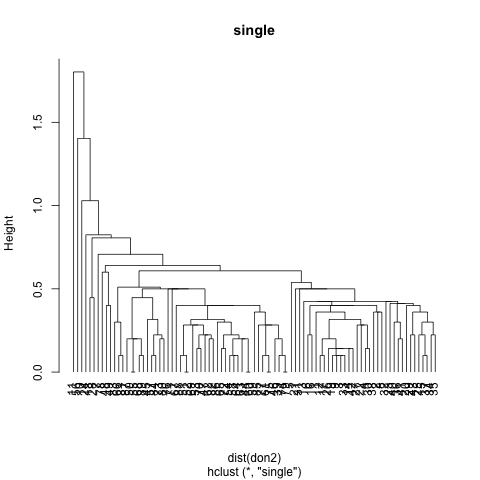

Reproduce this figure in R.
donguri2 <- read.csv("donguri3.csv")

don2 <- donguri2[,2:3]
#最近隣法
don2.hc1 <- hclust(dist(don2), "single")
(don2.cl1 <- cutree(don2.hc1, k=3))
don2.lab <- c(rep(1,43),rep(2,46),rep(3,42))
table(don2.lab, don2.cl1)
png("clusterSingle.png")
plot(don2.hc1, hang=-1, main="single")
dev.off()
don2.cop1 <- cophenetic(don2.hc1)
cor(don2.cop1, dist(don2))  #コーフェン相関係数：0.39
don2.ta1 <- table(don2.lab, don2.cl1)
sum(diag(don2.ta1))/100     #正解率42%

#最遠隣法
don2.hc2 <- hclust(dist(don2), "complete")
(don2.cl2 <- cutree(don2.hc2, k=3))
table(don2.lab, don2.cl2)
png("clusterComplete.png")
plot(don2.hc2, hang=-1, main="complete")
dev.off()
don2.cop2 <- cophenetic(don2.hc2)
cor(don2.cop2, dist(don2))   #コーフェン相関係数：0.70
don2.ta2 <- table(don2.lab, don2.cl2)
sum(diag(don2.ta2))/100     #正解率80%

#群平均法
don2.hc3 <- hclust(dist(don2), "average")
(don2.cl3 <- cutree(don2.hc3, k=3))
table(don2.lab, don2.cl3)
png("clusterAverage.png")
plot(don2.hc3, hang=-1, main="average")
dev.off()
don2.cop3 <- cophenetic(don2.hc3)
cor(don2.cop3, dist(don2))   #コーフェン相関係数：0.84
don2.ta3 <- table(don2.lab, don2.cl3)
sum(diag(don2.ta3))/100     #正解率84%

#重心法
don2.hc4 <- hclust(dist(don2), "centroid")
(don2.cl4 <- cutree(don2.hc4, k=3))
table(don2.lab, don2.cl4)
png("clusterCentroid.png")
plot(don2.hc4, hang=-1, main="centroid")
dev.off()
don2.cop4 <- cophenetic(don2.hc4)
cor(don2.cop4, dist(don2))   #コーフェン相関係数：0.82
don2.ta4 <- table(don2.lab, don2.cl4)
sum(diag(don2.ta4))/100     #正解率88%

#メディアン法
don2.hc5 <- hclust(dist(don2), "median")
(don2.cl5 <- cutree(don2.hc5, k=3))
table(don2.lab, don2.cl5)
png("clusterMedian.png")
plot(don2.hc5, hang=-1, main="median")
dev.off()
don2.cop5 <- cophenetic(don2.hc5)
cor(don2.cop5, dist(don2))   #コーフェン相関係数：0.71
don2.ta5 <- table(don2.lab, don2.cl5)
sum(diag(don2.ta5))/100     #正解率44%

#ウォード法
don2.hc6 <- hclust(dist(don2), "ward.D2")
(don2.cl6 <- cutree(don2.hc6, k=3))
table(don2.lab, don2.cl6)
png("clusterWard.png")
plot(don2.hc3, hang=-1, main="ward.D2")
dev.off()
don2.cop6 <- cophenetic(don2.hc6)
cor(don2.cop6, dist(don2))   #コーフェン相関係数：0.82
don2.ta6 <- table(don2.lab, don2.cl6)
sum(diag(don2.ta6))/100     #正解率86%

#McQuitty
don2.hc7 <- hclust(dist(don2), "mcquitty")
(don2.cl7 <- cutree(don2.hc7, k=3))
table(don2.lab, don2.cl7)
png("clusterMcQuitty.png")
plot(don2.hc7, hang=-1, main="McQuitty")
dev.off()
don2.cop7 <- cophenetic(don2.hc7)
cor(don2.cop7, dist(don2))   #コーフェン相関係数：0.81
don2.ta7 <- table(don2.lab, don2.cl7)
sum(diag(don2.ta7))/100     #正解率88%
